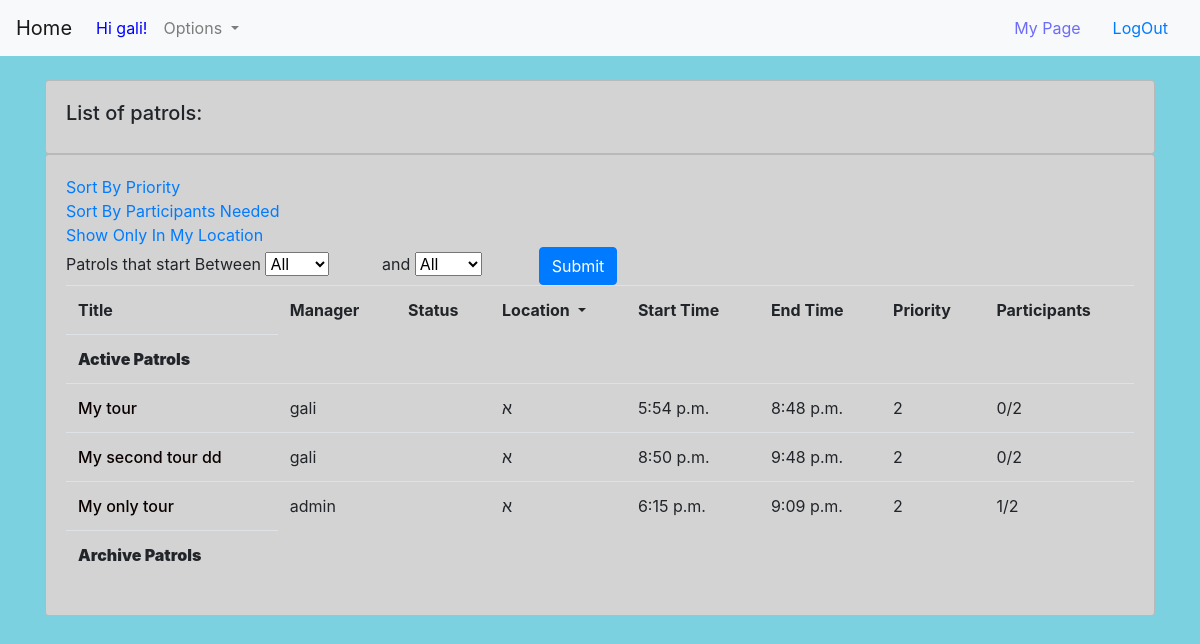
The page /patrols/ (signed in) on the database its author committed.
### Patrols/models.py (models this page shows, shortened)
class Patrol(models.Model):
    class PatrolStatus(models.TextChoices):
        CREATION = "Creation"
        ACTIVE = "Active"
        ARCHIVE = "Archive"
    manager = models.ForeignKey(User, on_delete=models.CASCADE, related_name='patrols', null=False)
    title = models.CharField('title', max_length=MEDIUM_STRING)
    patrol_status = models.CharField('patrol status', max_length=MIN_STRING, null=True, choices=PatrolStatus.choices,
                                     default=PatrolStatus.CREATION)
    description = models.TextField('summary', max_length=MAX_STRING, null=True, blank=True)
    time_created = models.DateTimeField('time created', default=current_time, null=False)
    time_updated_last = models.DateTimeField('last updated', default=current_time, null=False)
    location = models.CharField(max_length=MEDIUM_STRING, choices=get_locations(), default=default_neighborhoods[0])
    date = models.DateField('date', default=current_time, null=False)
    start_time = models.TimeField('start time', default=current_time, null=False)
    end_time = models.TimeField('end time', default=current_time() + timezone.timedelta(hours=3), null=False)
    priority = models.IntegerField('priority', default=MAX_PRIORITY, blank=True)
    participants_needed = models.IntegerField('participants needed', default=DEFAULT_PATROL_SIZE)
    reactions = models.ManyToManyField(User, related_name='reactions', blank=True)
    approved_reactions = models.ManyToManyField(User, related_name='approved_reactions', blank=True)
    users_participated = models.ManyToManyField(User, related_name='participants', blank=True)
    update_priority = models.BooleanField(default=False)

### Patrols/views.py (the view, shortened to what this page needs)
# urls.py: path('', parent_patrol, name='parent_patrol'),
@login_required(login_url='/Login/')
def parent_patrol(request):
    if request.GET.get('sort') == 'Priority':
        activePatrols = Patrol.objects.filter(patrol_status__in=["Creation", "Active"]).order_by('-priority')
        donePatrols = Patrol.objects.filter(patrol_status="Archive").order_by('-priority')
    elif request.GET.get('sort') == 'Participants_Needed':
        activePatrols = Patrol.objects.filter(patrol_status__in=["Creation", "Active"]).order_by('-participants_needed')
        donePatrols = Patrol.objects.filter(patrol_status="Archive").order_by('-participants_needed')
    elif request.GET.get('sort') == 'Location':
        activePatrols = Patrol.objects.filter(location=request.user.profile.Neighborhood)
        donePatrols = Patrol.objects.filter(patrol_status="Archive").filter(location=request.user.profile.Neighborhood)
    else:
        activePatrols = Patrol.objects.filter(patrol_status__in=["Creation", "Active"])
        donePatrols = Patrol.objects.filter(patrol_status="Archive")
    locations = ("הכל",) + tuple(location[0] for location in get_locations())
    context = {
        'activePatrols': activePatrols,
        'donePatrols': donePatrols,
        'locations': locations,
    }
    return render(request, 'Patrols/ParentPatrolPage.html', context)

### adminPage/models.py (called while the page is built)
def get_locations(neighborhood_table='unified_data', neighborhood_column='neighborhood_1'):
    try:
        neighbourhoods = get_data(neighborhood_table)[neighborhood_column].unique()
    except (ValueError, KeyError, TypeError, AttributeError):
        neighbourhoods = default_neighborhoods
    return [(neighborhood, neighborhood) for neighborhood in neighbourhoods]

def get_data(data='unified_data'):
    current_data = DataFile.objects.filter(file_name=data, is_primary=True)
    if current_data.count() == 0:
        current_data = DataFile.objects.filter(file_name=data)
    try:
        return current_data.first().load_frame()
    except AttributeError:
        return None

    def load_frame(self):
        return pd.read_json(self.data, orient='split')

### HomePage/templates/Patrols/ParentPatrolPage.html (shortened to what this page needs)
{% extends 'base.html' %}
{% block content %}
<!DOCTYPE html>
<html lang="en">
<head>
</head>
<body>
    <br>
    <div class="row">
        <div class="col-md">
            <div class="card card-body" id="general">
                <h5>List of patrols:</h5>
            </div>
            <div class="card card-body" id="general">
                <tr><th><a href="{{ parent_patrol }}?sort=Priority">Sort By Priority </a></th>
                <tr><th><a href="{{ parent_patrol }}?sort=Participants_Needed">Sort By Participants Needed </a></th>
                    <th>
                {% if request.user.profile.is_patrol_manager %}
                        <tr><th><a href="{{ parent_patrol }}?sort=Location">Show Only In My Location</a></th>
                        <th>
                {% endif %}
                <div id="example">
                    <div class="demo-section k-header" style="width: 600px;">
                        <form method="POST">
                            <label for="start">Patrols that start Between </label>
                            <select name="STime">
                                <option value="0">All</option>
                            </select>
                            <label for="end" style="margin-left:3em">and</label>
                            <select name="ETime">
                                <option value="0">All</option>
                            </select>
                            <button type="submit" class="btn btn-primary">Submit</button>
                        </form>
                    </div>
                </div>
                <table class="table">
                    <tr>
                        <th>Title</th>
                        <th>Manager</th>
                        <th>Status</th>
                        <th>
                            <div class="dropdown">
                                <div class="dropdown-toggle" type="button" id="dropdownAreaButton" data-toggle="dropdown" aria-haspopup="true" aria-expanded="false">
                                    Location
                                </div>
                            </div>
                        </th>
                        <th>Start Time</th>
                        <th>End Time</th>
                        <th>Priority</th>
                        <th>Participants</th>
                    </tr>
                    <tr>
                        <th><b>Active Patrols</b></th>
                    </tr>
                    {% for patrol in activePatrols %}
                        <tr>
                            <td>
                                <a href="{% url 'patrol_page' patrol.pk %}" style="color:#0A0000; font-weight:500">
                                    {{ patrol.title }}
                                </a>
                            </td>
                            <td>{{patrol.manager}}</td>
                            <td>{{patrol.status}}</td>
                            <td>{{patrol.location}}</td>
                            <td>{{patrol.start_time}}</td>
                            <td>{{patrol.end_time}}</td>
                            <td>{{patrol.priority}}</td>
                            <td>{{ patrol.approved_reactions.count }}/{{ patrol.participants_needed }}</td>
                        </tr>
                    {% endfor %}
                    <tr>
                        <th><b>Archive Patrols</b></th>
                    </tr>
                </table>
            </div>
        </div>
    </div>
</body>
</html>
{% endblock %}

### HomePage/templates/base.html (shortened to what this page needs)
{% load static %}
<!DOCTYPE html>
<html lang="en">
<head>
    <link rel="stylesheet" href="https://cdn.jsdelivr.net/npm/bootstrap@4.5.3/dist/css/bootstrap.min.css">
</head>
<body>
    <div>
        <nav class="navbar navbar-expand-lg navbar-light bg-light">
          <a class="navbar-brand" href="{% url 'homepage' %}">Home</a>
          <div class="collapse navbar-collapse" id="navbarSupportedContent">
            <ul class="navbar-nav mr-auto">
                {% if user.is_authenticated %}
                  <li class="nav-item active">
                  <a class="nav-link disabled" href="#" style="color:blue;">Hi {{ user.username }}!</a>
                  </li>
                {% endif %}
                {% if user.is_authenticated %}
                  <li class="nav-item dropdown">
                    <a class="nav-link dropdown-toggle" href="#" id="navbarDropdown" role="button" data-toggle="dropdown" aria-haspopup="true" aria-expanded="false">
                      Options
                    </a>
                  </li>
                {% endif %}
            </ul>
              {% if user.is_authenticated %}
                <a class="nav-link active" href="{% url 'resident_page' %}"><h8 style="color:#6c6cf8;">My Page</h8> <span class="sr-only">(current)</span></a>
                <a class="nav-link active" href="{% url 'logoutuser' %}">LogOut</a>
              {% else %}
                <a class="nav-link active" href="{% url 'AddParent' %}">Register</a>
                <a class="nav-link active" href="{% url 'Login' %}">Login</a>
              {% endif %}
          </div>
        </nav>
    </div>
    <div class="container">
        <div id="content" name="content">
            {% block content %}
            {% endblock %}
        </div>
    </div>
</body>
</html>

### HomePage/templates/Patrols/ParentPatrolPage.html (style rules this page uses)
#general { background-color: #D3D3D3; }
body { background-color: #7CD1E0; }

### rows shown on the page
Patrol: title "My tour", manager "gali", location "א", start_time "5:54 p.m.", end_time "8:48 p.m.", priority "2", approved_reactions.count "0", participants_needed "2"
Patrol: title "My second tour dd", manager "gali", location "א", start_time "8:50 p.m.", end_time "9:48 p.m.", priority "2", approved_reactions.count "0", participants_needed "2"
Patrol: title "My only tour", manager "admin", location "א", start_time "6:15 p.m.", end_time "9:09 p.m.", priority "2", approved_reactions.count "1", participants_needed "2"

### other values the page prints
{{ user.username }} "gali"
